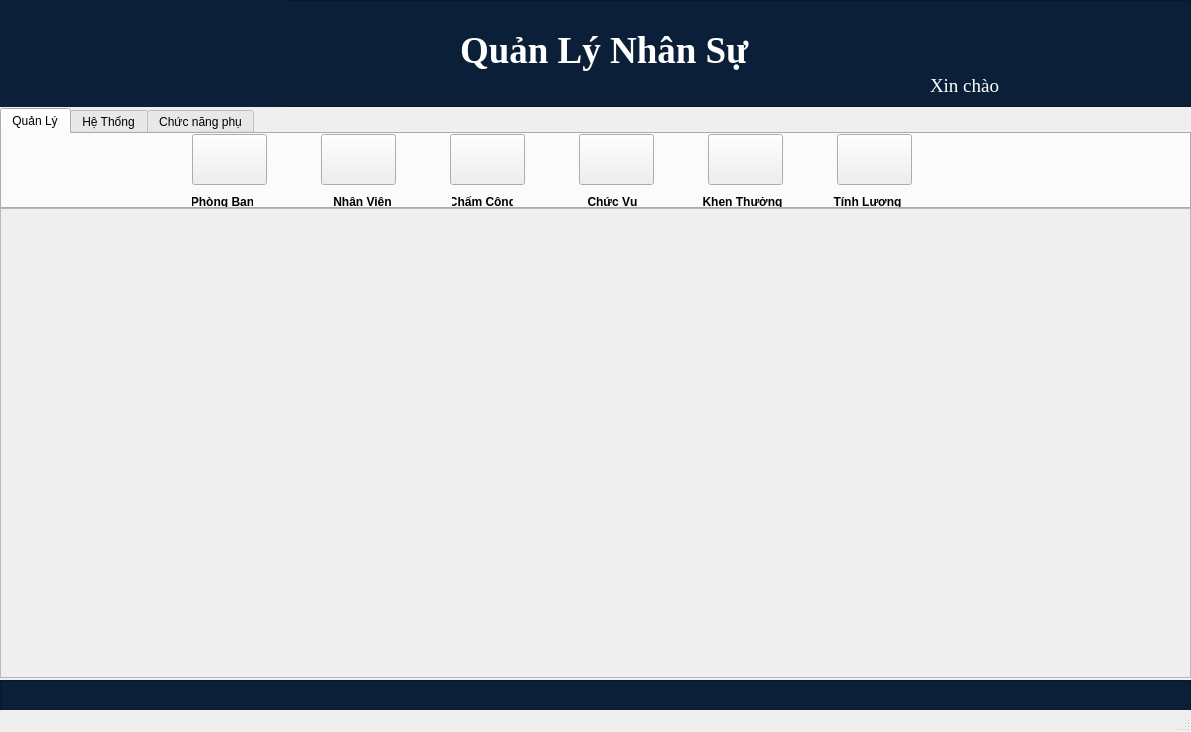
<?xml version="1.0" encoding="UTF-8"?>
<ui version="4.0">
 <class>MainWindow</class>
 <widget class="QMainWindow" name="MainWindow">
  <property name="geometry">
   <rect>
    <x>0</x>
    <y>0</y>
    <width>1191</width>
    <height>732</height>
   </rect>
  </property>
  <property name="maximumSize">
   <size>
    <width>1191</width>
    <height>732</height>
   </size>
  </property>
  <property name="windowTitle">
   <string>Hệ Thống Quản Lý Nhân Sự</string>
  </property>
  <widget class="QWidget" name="centralwidget">
   <widget class="QFrame" name="frameHeader">
    <property name="geometry">
     <rect>
      <x>0</x>
      <y>0</y>
      <width>1191</width>
      <height>107</height>
     </rect>
    </property>
    <property name="styleSheet">
     <string notr="true">background-color:rgb(12, 31, 56);</string>
    </property>
    <property name="frameShape">
     <enum>QFrame::StyledPanel</enum>
    </property>
    <property name="frameShadow">
     <enum>QFrame::Raised</enum>
    </property>
    <widget class="QLabel" name="label">
     <property name="geometry">
      <rect>
       <x>0</x>
       <y>0</y>
       <width>286</width>
       <height>107</height>
      </rect>
     </property>
     <property name="text">
      <string/>
     </property>
     <property name="pixmap">
      <pixmap>image/logo.png</pixmap>
     </property>
    </widget>
    <widget class="QLabel" name="label_2">
     <property name="geometry">
      <rect>
       <x>460</x>
       <y>30</y>
       <width>301</width>
       <height>41</height>
      </rect>
     </property>
     <property name="font">
      <font>
       <family>Times New Roman</family>
       <pointsize>28</pointsize>
       <weight>75</weight>
       <bold>true</bold>
      </font>
     </property>
     <property name="styleSheet">
      <string notr="true">color: white</string>
     </property>
     <property name="text">
      <string>Quản Lý Nhân Sự</string>
     </property>
    </widget>
    <widget class="QLabel" name="lbHello">
     <property name="geometry">
      <rect>
       <x>930</x>
       <y>75</y>
       <width>241</width>
       <height>21</height>
      </rect>
     </property>
     <property name="font">
      <font>
       <family>Times New Roman</family>
       <pointsize>14</pointsize>
      </font>
     </property>
     <property name="styleSheet">
      <string notr="true">color: white</string>
     </property>
     <property name="text">
      <string>Xin chào </string>
     </property>
    </widget>
   </widget>
   <widget class="QTabWidget" name="tabWidget">
    <property name="geometry">
     <rect>
      <x>0</x>
      <y>108</y>
      <width>1191</width>
      <height>101</height>
     </rect>
    </property>
    <property name="currentIndex">
     <number>0</number>
    </property>
    <widget class="QWidget" name="tabManage">
     <attribute name="title">
      <string>Quản Lý</string>
     </attribute>
     <widget class="QPushButton" name="btPhongBan">
      <property name="geometry">
       <rect>
        <x>190</x>
        <y>0</y>
        <width>75</width>
        <height>51</height>
       </rect>
      </property>
      <property name="text">
       <string/>
      </property>
      <property name="icon">
       <iconset>
        <normaloff>image/icons8-unit-70.png</normaloff>image/icons8-unit-70.png</iconset>
      </property>
      <property name="iconSize">
       <size>
        <width>75</width>
        <height>48</height>
       </size>
      </property>
     </widget>
     <widget class="QPushButton" name="btNhanVien">
      <property name="geometry">
       <rect>
        <x>319</x>
        <y>0</y>
        <width>75</width>
        <height>51</height>
       </rect>
      </property>
      <property name="text">
       <string/>
      </property>
      <property name="icon">
       <iconset>
        <normaloff>image/icons8-user-group-70.png</normaloff>image/icons8-user-group-70.png</iconset>
      </property>
      <property name="iconSize">
       <size>
        <width>75</width>
        <height>48</height>
       </size>
      </property>
     </widget>
     <widget class="QPushButton" name="btChucVu">
      <property name="geometry">
       <rect>
        <x>577</x>
        <y>0</y>
        <width>75</width>
        <height>51</height>
       </rect>
      </property>
      <property name="text">
       <string/>
      </property>
      <property name="icon">
       <iconset>
        <normaloff>image/baohiem.jpg</normaloff>image/baohiem.jpg</iconset>
      </property>
      <property name="iconSize">
       <size>
        <width>75</width>
        <height>40</height>
       </size>
      </property>
     </widget>
     <widget class="QPushButton" name="btChamCong">
      <property name="geometry">
       <rect>
        <x>448</x>
        <y>0</y>
        <width>75</width>
        <height>51</height>
       </rect>
      </property>
      <property name="text">
       <string/>
      </property>
      <property name="icon">
       <iconset>
        <normaloff>image/icons8-timesheet-70.png</normaloff>image/icons8-timesheet-70.png</iconset>
      </property>
      <property name="iconSize">
       <size>
        <width>75</width>
        <height>48</height>
       </size>
      </property>
     </widget>
     <widget class="QPushButton" name="btKhenThuong">
      <property name="geometry">
       <rect>
        <x>706</x>
        <y>0</y>
        <width>75</width>
        <height>51</height>
       </rect>
      </property>
      <property name="text">
       <string/>
      </property>
      <property name="icon">
       <iconset>
        <normaloff>image/icons8-medical-history-70.png</normaloff>image/icons8-medical-history-70.png</iconset>
      </property>
      <property name="iconSize">
       <size>
        <width>40</width>
        <height>45</height>
       </size>
      </property>
     </widget>
     <widget class="QPushButton" name="btTinhLuong">
      <property name="geometry">
       <rect>
        <x>835</x>
        <y>0</y>
        <width>75</width>
        <height>51</height>
       </rect>
      </property>
      <property name="text">
       <string/>
      </property>
      <property name="icon">
       <iconset>
        <normaloff>image/icons8-stack-of-money-70.png</normaloff>image/icons8-stack-of-money-70.png</iconset>
      </property>
      <property name="iconSize">
       <size>
        <width>50</width>
        <height>50</height>
       </size>
      </property>
     </widget>
     <widget class="QLabel" name="label_3">
      <property name="geometry">
       <rect>
        <x>190</x>
        <y>60</y>
        <width>61</width>
        <height>16</height>
       </rect>
      </property>
      <property name="font">
       <font>
        <weight>75</weight>
        <bold>true</bold>
       </font>
      </property>
      <property name="text">
       <string>Phòng Ban</string>
      </property>
      <property name="alignment">
       <set>Qt::AlignCenter</set>
      </property>
     </widget>
     <widget class="QLabel" name="label_4">
      <property name="geometry">
       <rect>
        <x>330</x>
        <y>60</y>
        <width>61</width>
        <height>16</height>
       </rect>
      </property>
      <property name="font">
       <font>
        <weight>75</weight>
        <bold>true</bold>
       </font>
      </property>
      <property name="text">
       <string>Nhân Viên</string>
      </property>
      <property name="alignment">
       <set>Qt::AlignCenter</set>
      </property>
     </widget>
     <widget class="QLabel" name="label_5">
      <property name="geometry">
       <rect>
        <x>450</x>
        <y>60</y>
        <width>61</width>
        <height>16</height>
       </rect>
      </property>
      <property name="font">
       <font>
        <weight>75</weight>
        <bold>true</bold>
       </font>
      </property>
      <property name="text">
       <string>Chấm Công</string>
      </property>
      <property name="alignment">
       <set>Qt::AlignCenter</set>
      </property>
     </widget>
     <widget class="QLabel" name="label_6">
      <property name="geometry">
       <rect>
        <x>580</x>
        <y>60</y>
        <width>61</width>
        <height>16</height>
       </rect>
      </property>
      <property name="font">
       <font>
        <weight>75</weight>
        <bold>true</bold>
       </font>
      </property>
      <property name="text">
       <string>Chức Vụ</string>
      </property>
      <property name="alignment">
       <set>Qt::AlignCenter</set>
      </property>
     </widget>
     <widget class="QLabel" name="label_7">
      <property name="geometry">
       <rect>
        <x>700</x>
        <y>60</y>
        <width>81</width>
        <height>16</height>
       </rect>
      </property>
      <property name="font">
       <font>
        <weight>75</weight>
        <bold>true</bold>
       </font>
      </property>
      <property name="text">
       <string>Khen Thưởng</string>
      </property>
      <property name="alignment">
       <set>Qt::AlignCenter</set>
      </property>
     </widget>
     <widget class="QLabel" name="label_8">
      <property name="geometry">
       <rect>
        <x>830</x>
        <y>60</y>
        <width>71</width>
        <height>16</height>
       </rect>
      </property>
      <property name="font">
       <font>
        <weight>75</weight>
        <bold>true</bold>
       </font>
      </property>
      <property name="text">
       <string>Tính Lương</string>
      </property>
      <property name="alignment">
       <set>Qt::AlignCenter</set>
      </property>
     </widget>
    </widget>
    <widget class="QWidget" name="tabSystem">
     <attribute name="title">
      <string>Hệ Thống</string>
     </attribute>
     <widget class="QPushButton" name="btChangePass">
      <property name="geometry">
       <rect>
        <x>340</x>
        <y>0</y>
        <width>75</width>
        <height>51</height>
       </rect>
      </property>
      <property name="text">
       <string/>
      </property>
      <property name="icon">
       <iconset>
        <normaloff>image/icons8-password-1-70.png</normaloff>image/icons8-password-1-70.png</iconset>
      </property>
      <property name="iconSize">
       <size>
        <width>75</width>
        <height>48</height>
       </size>
      </property>
     </widget>
     <widget class="QPushButton" name="btAddAcc">
      <property name="geometry">
       <rect>
        <x>469</x>
        <y>0</y>
        <width>75</width>
        <height>51</height>
       </rect>
      </property>
      <property name="text">
       <string/>
      </property>
      <property name="icon">
       <iconset>
        <normaloff>image/icons8-add-user-group-man-man-70.png</normaloff>image/icons8-add-user-group-man-man-70.png</iconset>
      </property>
      <property name="iconSize">
       <size>
        <width>75</width>
        <height>48</height>
       </size>
      </property>
     </widget>
     <widget class="QLabel" name="label_10">
      <property name="geometry">
       <rect>
        <x>460</x>
        <y>60</y>
        <width>91</width>
        <height>20</height>
       </rect>
      </property>
      <property name="font">
       <font>
        <weight>75</weight>
        <bold>true</bold>
       </font>
      </property>
      <property name="text">
       <string>Thêm tài khoản</string>
      </property>
      <property name="alignment">
       <set>Qt::AlignCenter</set>
      </property>
     </widget>
     <widget class="QLabel" name="label_9">
      <property name="geometry">
       <rect>
        <x>340</x>
        <y>60</y>
        <width>81</width>
        <height>16</height>
       </rect>
      </property>
      <property name="font">
       <font>
        <weight>75</weight>
        <bold>true</bold>
       </font>
      </property>
      <property name="text">
       <string>Đổi mật khẩu</string>
      </property>
      <property name="alignment">
       <set>Qt::AlignCenter</set>
      </property>
     </widget>
     <widget class="QPushButton" name="btChangeInfo">
      <property name="geometry">
       <rect>
        <x>598</x>
        <y>0</y>
        <width>75</width>
        <height>51</height>
       </rect>
      </property>
      <property name="text">
       <string/>
      </property>
      <property name="icon">
       <iconset>
        <normaloff>image/changeInforUser.png</normaloff>image/changeInforUser.png</iconset>
      </property>
      <property name="iconSize">
       <size>
        <width>75</width>
        <height>48</height>
       </size>
      </property>
     </widget>
     <widget class="QLabel" name="label_12">
      <property name="geometry">
       <rect>
        <x>730</x>
        <y>60</y>
        <width>61</width>
        <height>16</height>
       </rect>
      </property>
      <property name="font">
       <font>
        <weight>75</weight>
        <bold>true</bold>
       </font>
      </property>
      <property name="text">
       <string>Thoát</string>
      </property>
      <property name="alignment">
       <set>Qt::AlignCenter</set>
      </property>
     </widget>
     <widget class="QPushButton" name="btExit">
      <property name="geometry">
       <rect>
        <x>727</x>
        <y>0</y>
        <width>75</width>
        <height>51</height>
       </rect>
      </property>
      <property name="text">
       <string/>
      </property>
      <property name="icon">
       <iconset>
        <normaloff>image/icons8-multiply-70.png</normaloff>image/icons8-multiply-70.png</iconset>
      </property>
      <property name="iconSize">
       <size>
        <width>75</width>
        <height>40</height>
       </size>
      </property>
     </widget>
     <widget class="QLabel" name="label_11">
      <property name="geometry">
       <rect>
        <x>590</x>
        <y>60</y>
        <width>81</width>
        <height>16</height>
       </rect>
      </property>
      <property name="font">
       <font>
        <weight>75</weight>
        <bold>true</bold>
       </font>
      </property>
      <property name="text">
       <string>Đổi thông tin</string>
      </property>
      <property name="alignment">
       <set>Qt::AlignCenter</set>
      </property>
     </widget>
    </widget>
    <widget class="QWidget" name="tabFuncAcces">
     <attribute name="title">
      <string>Chức năng phụ</string>
     </attribute>
     <widget class="QLabel" name="label_14">
      <property name="geometry">
       <rect>
        <x>580</x>
        <y>60</y>
        <width>121</width>
        <height>16</height>
       </rect>
      </property>
      <property name="font">
       <font>
        <weight>75</weight>
        <bold>true</bold>
       </font>
      </property>
      <property name="text">
       <string>Thống kê chấm công</string>
      </property>
      <property name="alignment">
       <set>Qt::AlignCenter</set>
      </property>
     </widget>
     <widget class="QPushButton" name="btStaticsTimeKeeping">
      <property name="geometry">
       <rect>
        <x>600</x>
        <y>0</y>
        <width>75</width>
        <height>51</height>
       </rect>
      </property>
      <property name="text">
       <string/>
      </property>
      <property name="icon">
       <iconset>
        <normaloff>image/icons8-loyalty-card-70.png</normaloff>image/icons8-loyalty-card-70.png</iconset>
      </property>
      <property name="iconSize">
       <size>
        <width>75</width>
        <height>48</height>
       </size>
      </property>
     </widget>
     <widget class="QPushButton" name="btSearchNV">
      <property name="geometry">
       <rect>
        <x>440</x>
        <y>0</y>
        <width>75</width>
        <height>51</height>
       </rect>
      </property>
      <property name="text">
       <string/>
      </property>
      <property name="icon">
       <iconset>
        <normaloff>image/icons8-user-group-70.png</normaloff>image/icons8-user-group-70.png</iconset>
      </property>
      <property name="iconSize">
       <size>
        <width>75</width>
        <height>48</height>
       </size>
      </property>
     </widget>
     <widget class="QLabel" name="label_13">
      <property name="geometry">
       <rect>
        <x>420</x>
        <y>60</y>
        <width>121</width>
        <height>20</height>
       </rect>
      </property>
      <property name="font">
       <font>
        <weight>75</weight>
        <bold>true</bold>
       </font>
      </property>
      <property name="text">
       <string>Tìm Kiếm Nhân Viên</string>
      </property>
      <property name="alignment">
       <set>Qt::AlignCenter</set>
      </property>
     </widget>
     <zorder>btStaticsTimeKeeping</zorder>
     <zorder>label_14</zorder>
     <zorder>btSearchNV</zorder>
     <zorder>label_13</zorder>
    </widget>
   </widget>
   <widget class="QFrame" name="mainFrame">
    <property name="geometry">
     <rect>
      <x>0</x>
      <y>208</y>
      <width>1191</width>
      <height>470</height>
     </rect>
    </property>
    <property name="styleSheet">
     <string notr="true"/>
    </property>
    <property name="frameShape">
     <enum>QFrame::StyledPanel</enum>
    </property>
    <property name="frameShadow">
     <enum>QFrame::Raised</enum>
    </property>
   </widget>
   <widget class="QFrame" name="frame">
    <property name="geometry">
     <rect>
      <x>0</x>
      <y>680</y>
      <width>1191</width>
      <height>31</height>
     </rect>
    </property>
    <property name="styleSheet">
     <string notr="true">background-color:rgb(12, 31, 56);</string>
    </property>
    <property name="frameShape">
     <enum>QFrame::StyledPanel</enum>
    </property>
    <property name="frameShadow">
     <enum>QFrame::Raised</enum>
    </property>
   </widget>
   <zorder>frameHeader</zorder>
   <zorder>tabWidget</zorder>
   <zorder>frame</zorder>
   <zorder>mainFrame</zorder>
  </widget>
  <widget class="QStatusBar" name="statusbar"/>
 </widget>
 <resources/>
 <connections/>
</ui>
